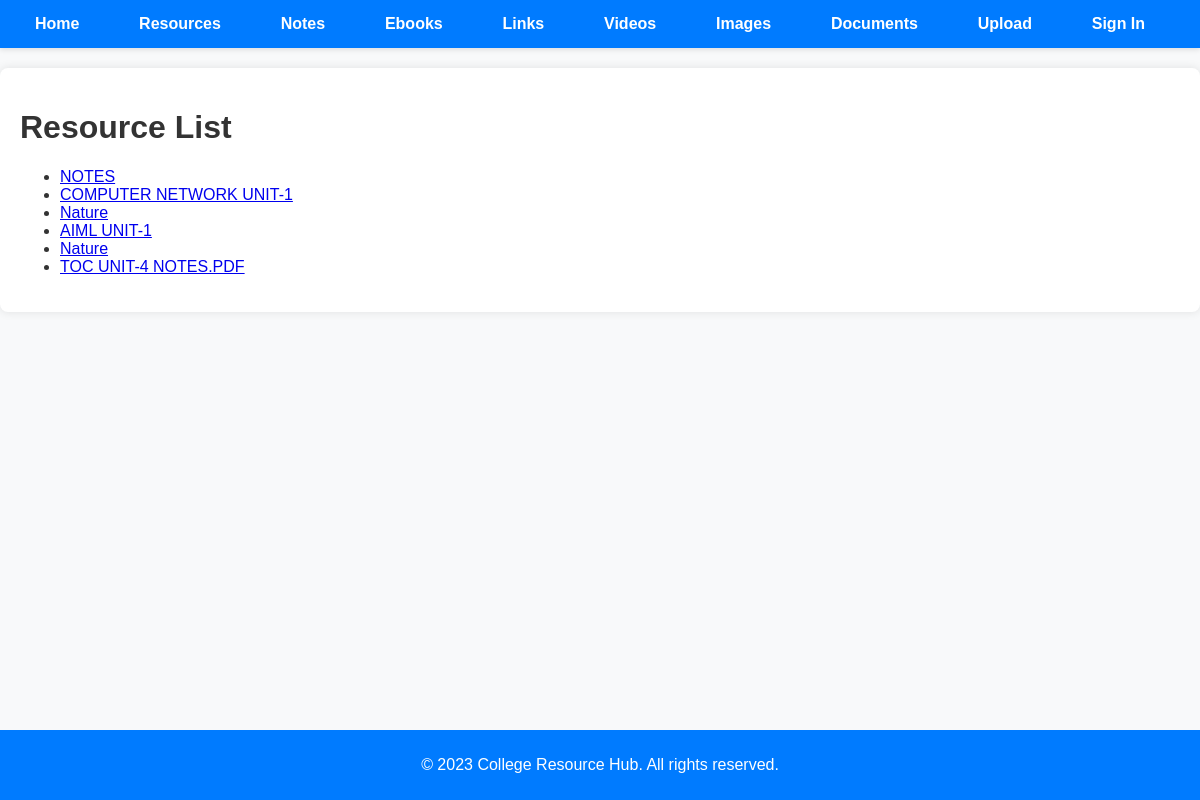
Page /resources/ on the committed database.
### resources/models.py (models this page shows, shortened)
class Resource(models.Model):
    title = models.CharField(max_length=255)
    description = models.TextField()
    upload_date = models.DateTimeField(auto_now_add=True)
    uploader = models.ForeignKey(settings.AUTH_USER_MODEL, on_delete=models.CASCADE)  # Use AUTH_USER_MODEL
    resource_type = models.ForeignKey(ResourceType, on_delete=models.SET_NULL, null=True)

### resources/views.py (the view)
# urls.py: path('', ResourceListView.as_view(), name='resource-list'),
class ResourceListView(ListView):
    model = Resource
    template_name = 'resources/resource_list.html'
    context_object_name = 'resources'
    ordering = ['-upload_date']

### resources/templates/resources/resource_list.html
{% extends 'base.html' %}
{% load static %}
{% block content %}
  <h1>Resource List</h1>
  <ul>
    {% for resource in resources %}
      <li><a href="{% url 'resource-detail' pk=resource.pk %}">{{ resource.title }}</a></li>
    {% endfor %}
  </ul>
{% endblock %}

### resources/static/css/style.css (style rules this page uses)
body { font-family: 'Arial', sans-serif; margin: 0; padding: 0; background-color: #f8f8f8; color: #333; }

### resources/templates/base.html (style rules this page uses)
body { font-family: 'Arial', sans-serif; margin: 0; padding: 0; background-color: #f8f9fa; }

### rows in the picture
Resource: title "NOTES"
Resource: title "COMPUTER NETWORK UNIT-1"
Resource: title "Nature"
Resource: title "AIML UNIT-1"
Resource: title "Nature"
Resource: title "TOC UNIT-4 NOTES.PDF"
